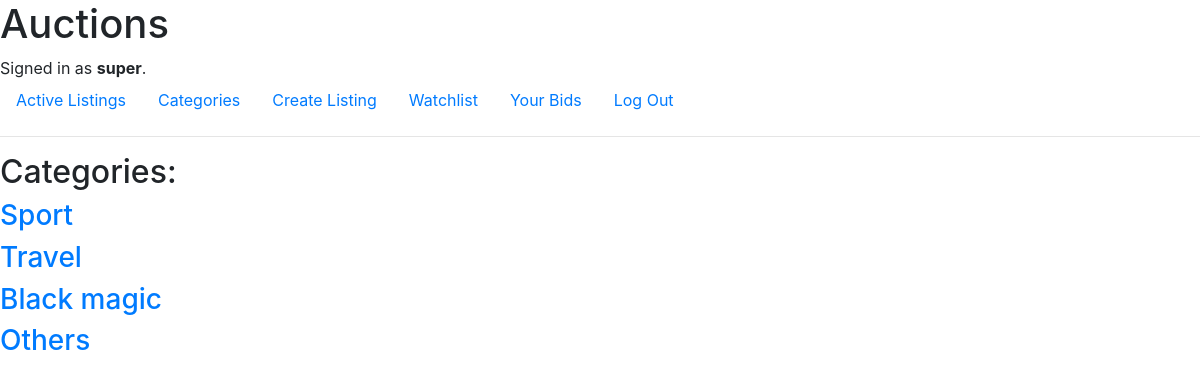
Page /categories (signed in) on the earlier database version.
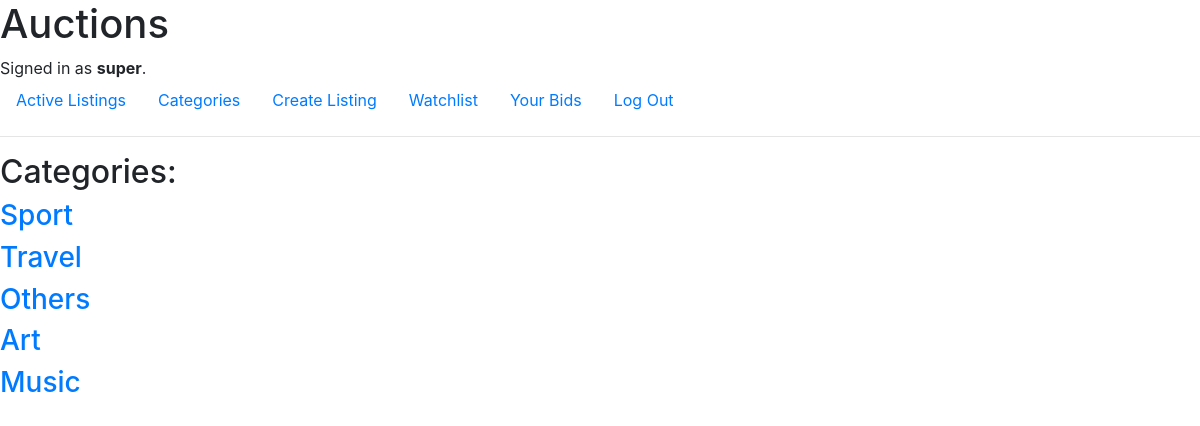
Same page on the later database version.
### auctions/models.py (models this page shows, shortened)
class User(AbstractUser):
    pass

class Category(models.Model):
    type = models.CharField(max_length=64)

### auctions/views.py (the view)
# urls.py: path("categories", views.categories, name="categories"),
def categories(request):
    return render(request, "auctions/categories.html", {
        "categories": Category.objects.all()
    })

### auctions/templates/auctions/categories.html
{% extends "auctions/layout.html" %}
{% block body %}
    <div>
        <h2>Categories:</h2>
    </div>
    {% for category in categories %}
    <div>
        <div>
            <a href="{% url 'categories_listing' category=category.id %}"><h3>{{ category.type }}</h2></a>
        </div>
    </div>
    {% endfor %}
{% endblock %}

### auctions/templates/auctions/layout.html (shortened to what this page needs)
{% load static %}
<!DOCTYPE html>
<html lang="en">
<head>
    <link rel="stylesheet" href="https://stackpath.bootstrapcdn.com/bootstrap/4.4.1/css/bootstrap.min.css"
>
    <link href="{% static 'auctions/styles.css' %}" rel="stylesheet">
</head>
<body>
    <h1>Auctions</h1>
    <div>
        {% if user.is_authenticated %}
        Signed in as <strong>{{ user.username }}</strong>.
        {% else %}
        Not signed in.
        {% endif %}
    </div>
    <ul class="nav">
        <li class="nav-item">
            <a class="nav-link" href="{% url 'index' %}">Active Listings</a>
        </li>
        {% if user.is_authenticated %}
        <li>
            <a class="nav-link" href="{% url 'categories' %}">Categories</a>
        </li>
        <li>
            <a class="nav-link" href="{% url 'create_listing' %}">Create Listing</a>
        </li>
        <li>
            <a class="nav-link" href="{% url 'watchlist' %}">Watchlist</a>
        </li>
        <li class="nav-item">
            <a class="nav-link" href="{% url 'user_panel' %}">Your Bids</a>
        </li>
        <li class="nav-item">
            <a class="nav-link" href="{% url 'logout' %}">Log Out</a>
        </li>
        {% endif %}
    </ul>
    <hr>
    {% block body %}
    {% endblock %}
</body>
</html>

Differences in the rows shown:
removed Category: type "Black magic"
added Category: type "Art"
added Category: type "Music"
